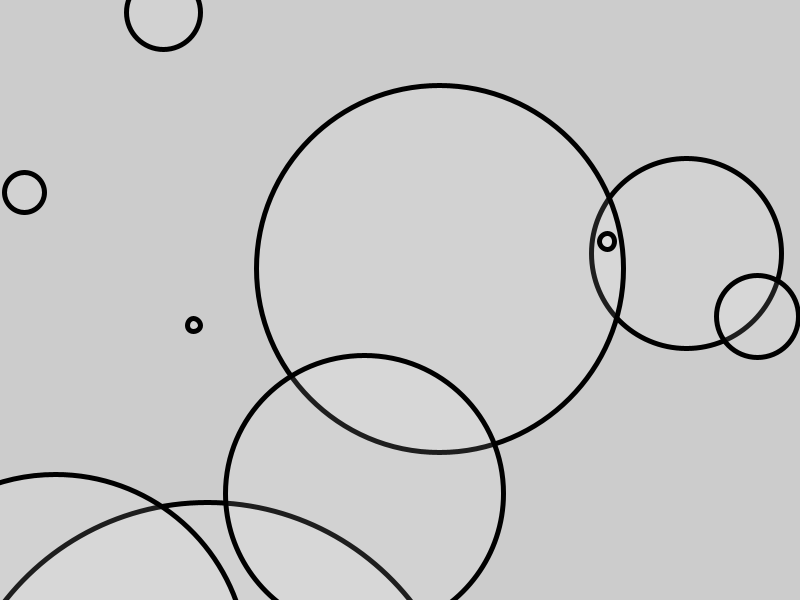
Frame 1 (no input)
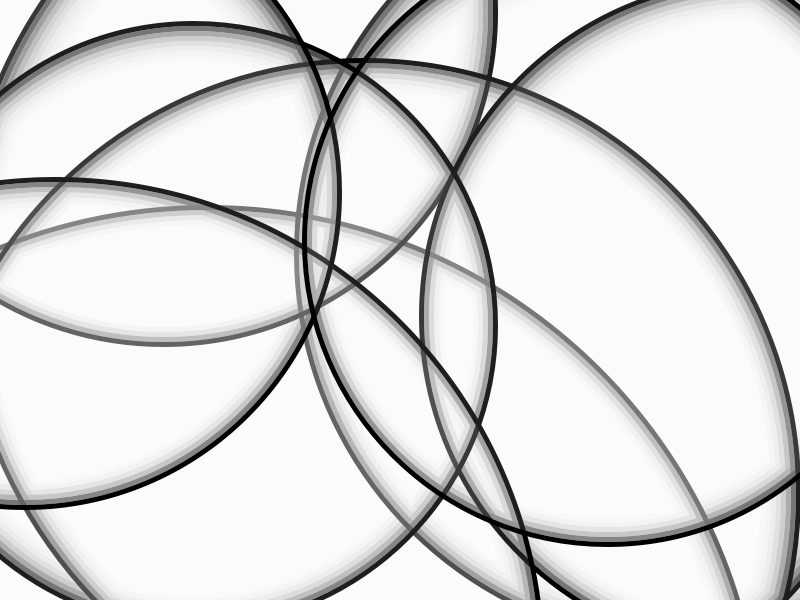
Frame 60 (the mouse pressed at the canvas centre just before this capture)
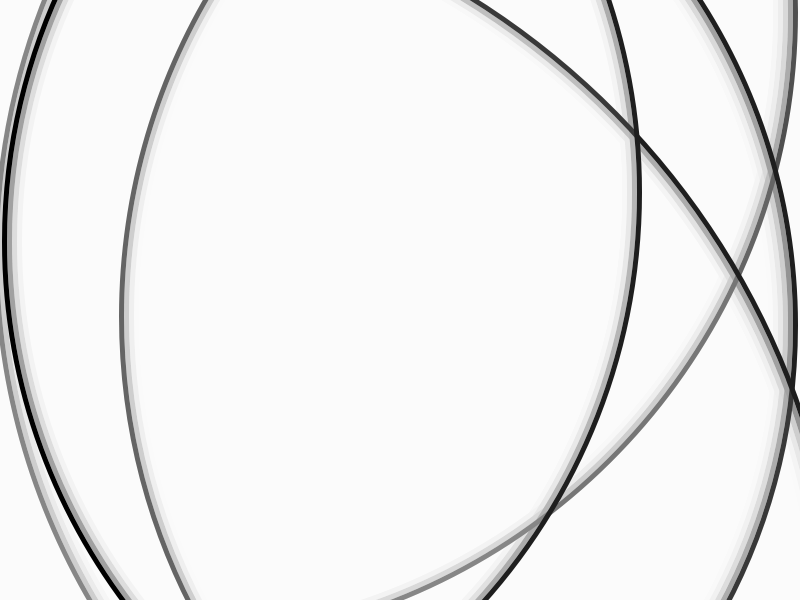
Frame 120 (the mouse held since frame 60 and released just before this capture)

The Processing sketch that drew these frames (run headless with seeded random() and noise(); from frame 60 on, the mouse is pressed at the canvas centre):

// Processing sketch: sample_07_array_4_circles_changing
// ── sample_07_array_4_circles_changing.pde
// a growing circle
float [] diam, centerX, centerY;
int no_circles;

void setup() {
  size(800, 600);
  no_circles = 10;
  diam = new float[no_circles];
  centerX = new float[no_circles];
  centerY = new float[no_circles];

  for(int i = 0; i < no_circles; i++){
    diam[i] = random(width);
    centerX[i] = random(width);
    centerY[i] = random(width);
  }
  stroke(0);
  strokeWeight(5);
  fill(255, 30);
}

void draw() {
  //background(180);
  for(int i = 0; i < no_circles; i++){
    ellipse(centerX[i], centerY[i], diam[i], diam[i]);
    diam[i] += 10; // diam = diam + 10
    diam[i] %= width * 2; 
  }
}
